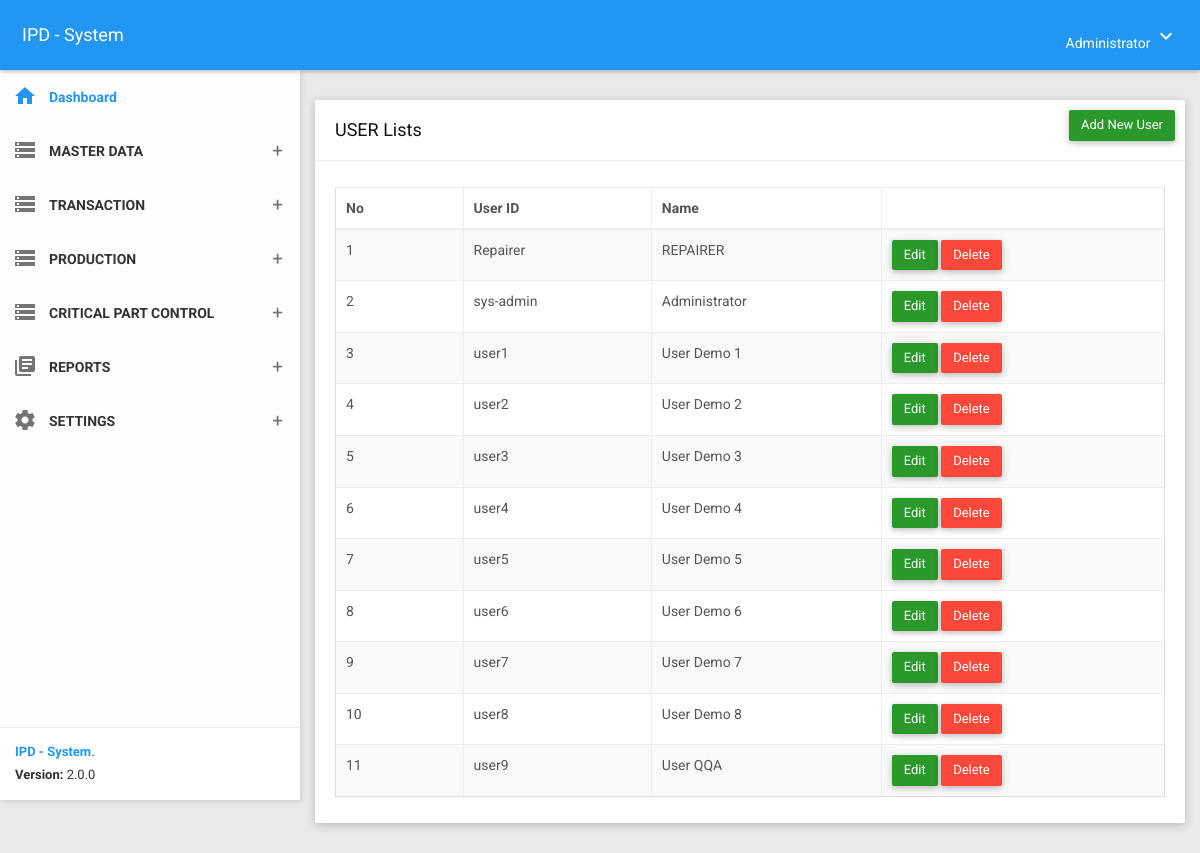
The page /user (signed in) on the database its author committed.
### tables this page shows
CREATE TABLE `tblsetting` (
  `id` int NOT NULL,
  `company` varchar(100) NOT NULL,
  `address` text NOT NULL,
  `createdby` varchar(50) NOT NULL
);

CREATE TABLE `t_menugroups` (
  `menugroup` int NOT NULL,
  `description` varchar(50) NOT NULL,
  `_index` int DEFAULT NULL,
  `icon` varchar(200) DEFAULT NULL,
  `createdon` timestamp NOT NULL DEFAULT CURRENT_TIMESTAMP,
  `createdby` varchar(50) NOT NULL
);

CREATE TABLE `t_user` (
  `username` varchar(100) NOT NULL,
  `password` varchar(255) NOT NULL,
  `nama` varchar(50) DEFAULT NULL,
  `userlevel` varchar(20) DEFAULT NULL,
  `department` int DEFAULT NULL,
  `jabatan` int DEFAULT NULL,
  `section` varchar(50) DEFAULT NULL,
  `approval` varchar(50) DEFAULT NULL,
  `reffid` varchar(30) DEFAULT NULL,
  `cust_id` int DEFAULT NULL,
  `createdby` varchar(50) DEFAULT NULL,
  `createdon` date DEFAULT NULL
);

### app/core/Controller.php (called while the page is built, shortened)
<?php
class Controller{
	public function view($view, $data = [])
	{
		require_once 'app/views/' . $view . '.php';
	}
	public function model($model)
	{
		return new $model;
	}
}

### app/core/App.php (called while the page is built, shortened)
<?php
class App{
	protected $method = 'index';
	protected $params = [];
	public function __construct(){
		$this->controller = new $this->controller;
		call_user_func_array([$this->controller, $this->method], $this->params);
	}
}

### index.php (called while the page is built, shortened)
<?php
$app = new App;

### app/core/Database.php (called while the page is built, shortened)
<?php
class Database{
	private $host = DB_HOST;
	private $user = DB_USER;
	private $pass = DB_PASS;
	private $dbnm = DB_NAME;
	private $dbh;
	private $stmt;
	public function __construct()
	{
		$dsn = 'mysql:host='. $this->host .';dbname='. $this->dbnm;
		$option = [
			PDO::ATTR_PERSISTENT => true,
			PDO::ATTR_ERRMODE => PDO::ERRMODE_EXCEPTION,
			PDO::ATTR_EMULATE_PREPARES => true
		];
		try{
			$this->dbh = new PDO($dsn,$this->user,$this->pass, $option);
		}catch(PDOException $e){
			die($e->getMessage());
		}
	}
	public function query($query)
	{
		$this->stmt = $this->dbh->prepare($query);
	}
	public function execute()
	{
		$this->stmt->execute();
	}
	public function resultSet()
	{
		$this->execute();
		return $this->stmt->fetchAll(PDO::FETCH_ASSOC);
	}
}

### app/models/User_model.php (called while the page is built, shortened)
<?php
class User_model{
	private $db;
	public function __construct()
	{
		$this->db = new Database;
	}
	public function userList(){
		$this->db->query("SELECT * FROM t_user");
		return $this->db->resultSet();
	}
}

### app/views/user/index.php (the view, shortened to what this page needs)
<section class="content">
    <div class="row clearfix">
        <div class="col-lg-12 col-md-12 col-sm-12 col-xs-12">
                <div class="card">
                    <div class="header">
                        <h2>
                            USER Lists
                        </h2>
                        <ul class="header-dropdown m-r--5">
							<a href="<?= BASEURL; ?>/user/create" class="btn btn-success waves-effect pull-right">Add New User</a>
						</ul>
                    </div>
                    <div class="body">
                        <div class="table-responsive">
                            <table class="table table-bordered table-striped table-hover js-basic-example dataTable">
                                <thead>
                                    <tr>
                                        <th>No</th>
                                        <th>User ID</th>
                                        <th>Name</th>
										<th></th>
                                    </tr>
                                </thead>
                                <tbody>
                                    <?php $no = 0; ?>
                                    <?php foreach($data['rdata'] as $user) : ?>
                                        <?php $no++; ?>
                                        <tr>
                                            <td><?= $no; ?></td>
                                            <td><?= $user['username']; ?></td>
                                            <td><?= $user['nama']; ?></td>
                                            <td>
                                                <a href="<?= BASEURL; ?>/user/edit/<?= $user['username']; ?>"  class="btn btn-success">Edit</a>
                                                <a href="<?= BASEURL; ?>/user/delete/<?= $user['username']; ?>" class="btn btn-danger">Delete</a>
                                            </td>
                                        </tr>
                                    <?php endforeach; ?>
                                </tbody>
                            </table>
                        </div>
                    </div>
                </div>
            </div>
        </div>
</section>

### app/views/templates/header_a.php (shortened to what this page needs)
<?php
    $dsn = "mysql:host=".DB_HOST.";dbname=".DB_NAME."";
    $pdo = new PDO($dsn, DB_USER, DB_PASS);
    $user = $_SESSION['usr']['user'];
    $query1 = $pdo->query("SELECT distinct * FROM v_user_menugroup WHERE username='$user' order by _index asc");
    $query3 = $pdo->query("SELECT * FROM tblsetting where id = '1'");
    $menuGroups = $query1->fetchAll();
    $setting    = $query3->fetch();
?>
<!DOCTYPE html>
<html>
<head>
    <link href="<?= BASEURL; ?>/plugins/bootstrap/css/bootstrap.css" rel="stylesheet">
    <link href="<?= BASEURL; ?>/plugins/node-waves/waves.css" rel="stylesheet" />
    <link href="<?= BASEURL; ?>/plugins/animate-css/animate.css" rel="stylesheet" />
    <link href="<?= BASEURL; ?>/plugins/jquery-datatable/skin/bootstrap/css/dataTables.bootstrap.css" rel="stylesheet">
    <link href="<?= BASEURL; ?>/plugins/sweetalert/sweetalert.css" rel="stylesheet" />
    <link href="<?= BASEURL; ?>/plugins/bootstrap-select/css/bootstrap-select.css" rel="stylesheet" />
    <link href="<?= BASEURL; ?>/css/style.css" rel="stylesheet">
    <link href="<?= BASEURL; ?>/css/themes/all-themes.css" rel="stylesheet" />
    <link href="<?= BASEURL; ?>/assets/select2/select2.min.css" rel="stylesheet" />
    <link href="<?= BASEURL; ?>/css/ui-autocomplete.css" rel="stylesheet">
    <link href="<?= BASEURL; ?>/plugins/multi-select/css/multi-select.css" rel="stylesheet">
</head>
<body class="theme-blue">
    <nav class="navbar">
        <div class="container-fluid">
            <div class="navbar-header">
                <a class="navbar-brand" href="<?= BASEURL; ?>"><?= $setting['company']; ?></a>
            </div>
            <div class="collapse navbar-collapse" id="navbar-collapse">
                <ul class="nav navbar-nav navbar-right">
                    <li class="dropdown">
                        <a href="javascript:void(0);" class="dropdown-toggle" data-toggle="dropdown" role="button">
                            <span><?= $_SESSION['usr']['name']; ?></span>
                            <i class="material-icons">keyboard_arrow_down</i>
                        </a>
                    </li>
                </ul>
            </div>
        </div>
    </nav>
    <section>
        <aside id="leftsidebar" class="sidebar">
            <div class="menu">
                <ul class="list">
                    <li class="active">
                        <a href="<?= BASEURL; ?>">
                            <i class="material-icons">home</i>
                            <span>Dashboard </span>
                        </a>
                    </li>
                    <?php foreach($menuGroups as $menugroup) : ?>
                        <li>
                            <a href="javascript:void(0);" class="menu-toggle">
                                <i class="material-icons"><?= $menugroup['icon']; ?></i>
                                <span><?= $menugroup['description']; ?></span>
                            </a>
                        </li>
                    <?php endforeach; ?>
                </ul>
            </div>
            <div class="legal">
                <div class="copyright">
                    <a href="javascript:void(0);">IPD - System</a>.
                </div>
                <div class="version">
                    <b>Version: </b> 2.0.0
                </div>
            </div>
        </aside>
    </section>

### css/themes/all-themes.css (style rules this page uses)
.theme-blue .navbar { background-color: #2196F3; }
.theme-blue .navbar-brand { color: #fff; }
.theme-blue .nav > li > a { color: #fff; }
.theme-blue .sidebar .menu .list li.active { background-color: transparent; }
.theme-blue .sidebar .menu .list li.active > :first-child i, .theme-blue .sidebar .menu .list li.active > :first-child span { color: #2196F3; }
.theme-blue .sidebar .legal { background-color: #fff; }
.theme-blue .sidebar .legal .copyright a { color: #2196F3 !important; }

### rows shown on the page
tblsetting: company "IPD - System"
t_menugroups: description "MASTER DATA"
t_menugroups: description "TRANSACTION"
t_menugroups: description "PRODUCTION"
t_menugroups: description "CRITICAL PART CONTROL"
t_menugroups: description "REPORTS"
t_menugroups: description "SETTINGS"
t_user: username "Repairer", nama "REPAIRER"
t_user: username "sys-admin", nama "Administrator"
t_user: username "user1", nama "User Demo 1"
t_user: username "user2", nama "User Demo 2"
t_user: username "user3", nama "User Demo 3"
t_user: username "user4", nama "User Demo 4"
t_user: username "user5", nama "User Demo 5"
t_user: username "user6", nama "User Demo 6"
t_user: username "user7", nama "User Demo 7"
t_user: username "user8", nama "User Demo 8"
t_user: username "user9", nama "User QQA"

### other values the page prints
$_SESSION['usr']['name'] "Administrator"
